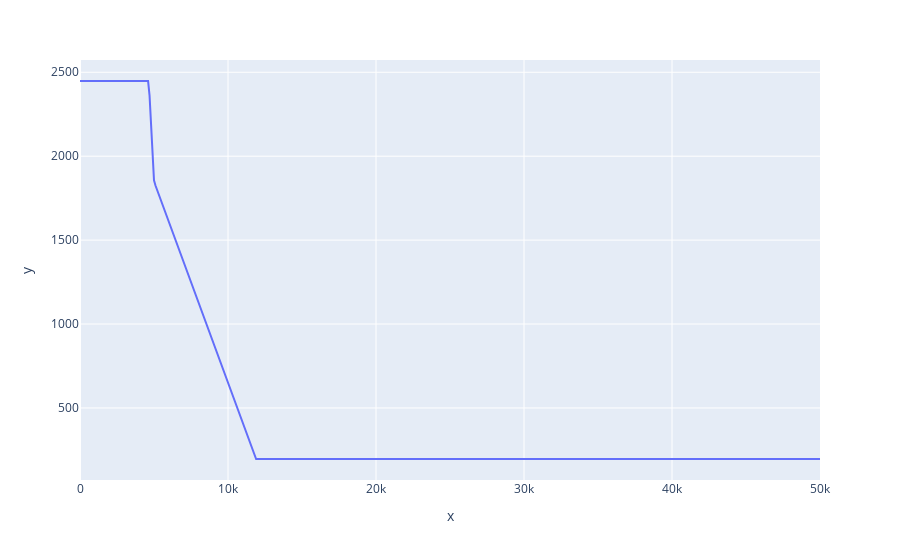

The notebook cell saved with this chart:
### Code cell
import plotly.express as px

px.line(y=sim.calc("snap")[0], x=sim.calc("market_income")[0])

### Figure 1 — Plotly figure (JSON) as saved in the notebook; plotly's stock layout.template omitted (floating-point values rounded to 4 significant figures; data arrays with more than 128 entries replaced by an {"elided": "..."} marker saying what was removed)
{"data": [{"hovertemplate": "x=%{x}<br>y=%{y}<extra></extra>", "legendgroup": "", "line": {"color": "#636efa", "dash": "solid"}, "marker": {"symbol": "circle"}, "mode": "lines", "name": "", "orientation": "v", "showlegend": false, "type": "scatter", "x": {"elided": "501 int values"}, "xaxis": "x", "y": {"elided": "501 float values"}, "yaxis": "y"}], "layout": {"legend": {"tracegroupgap": 0}, "margin": {"t": 60}, "xaxis": {"anchor": "y", "domain": [0, 1], "title": {"text": "x"}}, "yaxis": {"anchor": "x", "domain": [0, 1], "title": {"text": "y"}}}}
